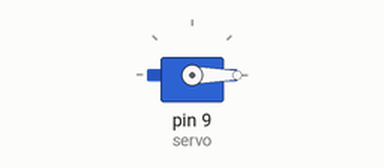
The sketch below on a simulated Arduino Uno, built with avr-gcc and run on an emulated ATmega328P. Parts: servo.

Above: at 0.05 s.
Timing chart, 0 to 5.5 s (numbered marks = the images above):
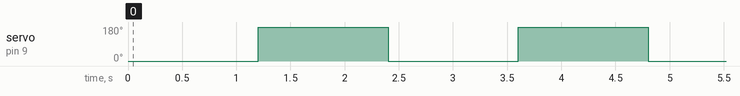

Measured:
- by itself, servo on pin 9 (servo): alternates 179° for 1.2 s and 0° for 1.2 s

The sketch:

servo.ino
```cpp
#include <Servo.h>

Servo servo;

int i = 0;

void setup(){
    servo.attach(9);
}

void loop(){
    // Asigna posición a servo
    servo.write(map(i, 0, 1023, 0, 179));

    //i = (i+1) % 1024;
    if(i==0){
      i = 1023;
    }else{
      i = 0;
    }

    // Delay para que se ajuste
    delay(1200);
}
```
